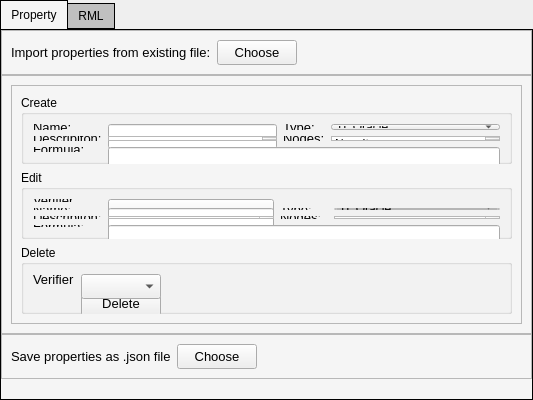
         <widget class="QTabWidget" name="tabWidget">
          <property name="styleSheet">
           <string notr="true">QTabWidget::pane {
    border: 1px solid black;
    background:#F5F5F5;
}

QTabWidget::tab-bar:bottom {
    bottom: 1px;
}

QTabWidget::tab-bar:left {
    right: 1px;
}

QTabWidget::tab-bar:right {
    left: 1px;
}

QTabBar::tab {
    border: 1px solid black;
}

QTabBar::tab:selected {
background-color: #F5F5F5;
}

QTabBar::tab:!selected {
    background: silver;
}

QTabBar::tab:!selected:hover {
    background: #999;
}

QTabBar::tab:top:!selected {
    margin-top: 3px;
}

QTabBar::tab:bottom:!selected {
    margin-bottom: 3px;
}

QTabBar::tab:top, QTabBar::tab:bottom {
    min-width: 8ex;
    margin-right: -1px;
    padding: 5px 10px 5px 10px;
}

QTabBar::tab:top:selected {
    border-bottom-color: none;
}

QTabBar::tab:bottom:selected {
    border-top-color: none;
}

QTabBar::tab:top:last, QTabBar::tab:bottom:last,
QTabBar::tab:top:only-one, QTabBar::tab:bottom:only-one {
    margin-right: 0;
}

QTabBar::tab:left:!selected {
    margin-right: 3px;
}

QTabBar::tab:right:!selected {
    margin-left: 3px;
}

QTabBar::tab:left, QTabBar::tab:right {
    min-height: 8ex;
    margin-bottom: -1px;
    padding: 10px 5px 10px 5px;
}

QTabBar::tab:left:selected {
    border-left-color: none;
}

QTabBar::tab:right:selected {
    border-right-color: none;
}
</string>
          </property>
          <property name="currentIndex">
           <number>0</number>
          </property>
          <widget class="QWidget" name="W_VerifierTLPage">
           <attribute name="title">
            <string>Property</string>
           </attribute>
           <layout class="QVBoxLayout" name="verticalLayout_16">
            <property name="spacing">
             <number>0</number>
            </property>
            <property name="leftMargin">
             <number>0</number>
            </property>
            <property name="topMargin">
             <number>0</number>
            </property>
            <property name="rightMargin">
             <number>0</number>
            </property>
            <property name="bottomMargin">
             <number>20</number>
            </property>
            <item>
             <widget class="QFrame" name="frame_14">
              <property name="frameShape">
               <enum>QFrame::StyledPanel</enum>
              </property>
              <property name="frameShadow">
               <enum>QFrame::Raised</enum>
              </property>
              <layout class="QHBoxLayout" name="horizontalLayout_8">
               <item>
                <widget class="QLabel" name="label_3">
                 <property name="font">
                  <font>
                   <pointsize>10</pointsize>
                  </font>
                 </property>
                 <property name="text">
                  <string>Import properties from existing file:</string>
                 </property>
                </widget>
               </item>
               <item>
                <widget class="QPushButton" name="pushButton">
                 <property name="minimumSize">
                  <size>
                   <width>0</width>
                   <height>25</height>
                  </size>
                 </property>
                 <property name="maximumSize">
                  <size>
                   <width>16777215</width>
                   <height>25</height>
                  </size>
                 </property>
                 <property name="font">
                  <font>
                   <pointsize>10</pointsize>
                  </font>
                 </property>
                 <property name="text">
                  <string>Choose</string>
                 </property>
                </widget>
               </item>
               <item>
                <spacer name="horizontalSpacer_8">
                 <property name="orientation">
                  <enum>Qt::Horizontal</enum>
                 </property>
                 <property name="sizeHint" stdset="0">
                  <size>
                   <width>40</width>
                   <height>20</height>
                  </size>
                 </property>
                </spacer>
               </item>
              </layout>
             </widget>
            </item>
            <item>
             <widget class="QFrame" name="frame_16">
              <property name="frameShape">
               <enum>QFrame::StyledPanel</enum>
              </property>
              <property name="frameShadow">
               <enum>QFrame::Raised</enum>
              </property>
              <layout class="QVBoxLayout" name="verticalLayout_17">
               <item>
                <widget class="QFrame" name="frame_19">
                 <property name="frameShape">
                  <enum>QFrame::StyledPanel</enum>
                 </property>
                 <property name="frameShadow">
                  <enum>QFrame::Raised</enum>
                 </property>
                 <layout class="QVBoxLayout" name="verticalLayout_18">
                  <item>
                   <widget class="QGroupBox" name="groupBox">
                    <property name="title">
                     <string>Create</string>
                    </property>
                    <layout class="QGridLayout" name="gridLayout_2">
                     <item row="0" column="0">
                      <widget class="QLabel" name="label">
                       <property name="minimumSize">
                        <size>
                         <width>0</width>
                         <height>0</height>
                        </size>
                       </property>
                       <property name="maximumSize">
                        <size>
                         <width>16777215</width>
                         <height>25</height>
                        </size>
                       </property>
                       <property name="font">
                        <font>
                         <pointsize>10</pointsize>
                        </font>
                       </property>
                       <property name="text">
                        <string>Name:</string>
                       </property>
                      </widget>
                     </item>
                     <item row="1" column="0">
                      <widget class="QLabel" name="label_6">
                       <property name="minimumSize">
                        <size>
                         <width>0</width>
                         <height>0</height>
                        </size>
                       </property>
                       <property name="maximumSize">
                        <size>
                         <width>16777215</width>
                         <height>25</height>
                        </size>
                       </property>
                       <property name="font">
                        <font>
                         <pointsize>10</pointsize>
                        </font>
                       </property>
                       <property name="text">
                        <string>Descripiton:</string>
                       </property>
                      </widget>
                     </item>
                     <item row="0" column="1">
                      <widget class="QLineEdit" name="lineEdit">
                       <property name="minimumSize">
                        <size>
                         <width>0</width>
                         <height>25</height>
                        </size>
                       </property>
                       <property name="maximumSize">
                        <size>
                         <width>16777215</width>
                         <height>25</height>
                        </size>
                       </property>
                       <property name="font">
                        <font>
                         <pointsize>10</pointsize>
                        </font>
                       </property>
                      </widget>
                     </item>
                     <item row="2" column="1" colspan="3">
                      <widget class="QLineEdit" name="lineEdit_3">
                       <property name="minimumSize">
                        <size>
                         <width>0</width>
                         <height>25</height>
                        </size>
                       </property>
                       <property name="maximumSize">
                        <size>
                         <width>16777215</width>
                         <height>25</height>
                        </size>
                       </property>
                       <property name="font">
                        <font>
                         <pointsize>10</pointsize>
                        </font>
                       </property>
                      </widget>
                     </item>
                     <item row="1" column="1">
                      <widget class="QPlainTextEdit" name="plainTextEdit">
                       <property name="minimumSize">
                        <size>
                         <width>0</width>
                         <height>0</height>
                        </size>
                       </property>
                       <property name="maximumSize">
                        <size>
                         <width>16777215</width>
                         <height>50</height>
                        </size>
                       </property>
                       <property name="font">
                        <font>
                         <pointsize>10</pointsize>
                        </font>
                       </property>
                      </widget>
                     </item>
                     <item row="2" column="0">
                      <widget class="QLabel" name="label_7">
                       <property name="minimumSize">
                        <size>
                         <width>0</width>
                         <height>0</height>
                        </size>
                       </property>
                       <property name="maximumSize">
                        <size>
                         <width>16777215</width>
                         <height>25</height>
                        </size>
                       </property>
                       <property name="font">
                        <font>
                         <pointsize>10</pointsize>
                        </font>
                       </property>
                       <property name="text">
                        <string>Formula:</string>
                       </property>
                      </widget>
                     </item>
                     <item row="0" column="4">
                      <spacer name="horizontalSpacer_11">
                       <property name="orientation">
                        <enum>Qt::Horizontal</enum>
                       </property>
                       <property name="sizeHint" stdset="0">
                        <size>
                         <width>40</width>
                         <height>20</height>
                        </size>
                       </property>
                      </spacer>
                     </item>
                     <item row="1" column="2">
                      <widget class="QLabel" name="label_8">
                       <property name="minimumSize">
                        <size>
                         <width>0</width>
                         <height>0</height>
                        </size>
                       </property>
                       <property name="maximumSize">
                        <size>
                         <width>16777215</width>
                         <height>25</height>
                        </size>
                       </property>
                       <property name="font">
                        <font>
                         <pointsize>10</pointsize>
                        </font>
                       </property>
                       <property name="text">
                        <string>Nodes:</string>
                       </property>
                      </widget>
                     </item>
                     <item row="0" column="2">
                      <widget class="QLabel" name="label_13">
                       <property name="font">
                        <font>
                         <pointsize>10</pointsize>
                        </font>
                       </property>
                       <property name="text">
                        <string>Type:</string>
                       </property>
                      </widget>
                     </item>
                     <item row="1" column="3">
                      <widget class="QListWidget" name="listWidget">
                       <property name="maximumSize">
                        <size>
                         <width>16777215</width>
                         <height>50</height>
                        </size>
                       </property>
                       <property name="selectionMode">
                        <enum>QAbstractItemView::MultiSelection</enum>
                       </property>
                       <item>
                        <property name="text">
                         <string>New Item</string>
                        </property>
                       </item>
                       <item>
                        <property name="text">
                         <string>New Item</string>
                        </property>
                       </item>
                       <item>
                        <property name="text">
                         <string>New Item</string>
                        </property>
                       </item>
                       <item>
                        <property name="text">
                         <string>New Item</string>
                        </property>
                       </item>
                       <item>
                        <property name="text">
                         <string>New Item</string>
                        </property>
                       </item>
                       <item>
                        <property name="text">
                         <string>New Item</string>
                        </property>
                       </item>
                       <item>
                        <property name="text">
                         <string>New Item</string>
                        </property>
                       </item>
                      </widget>
                     </item>
                     <item row="0" column="3">
                      <widget class="QComboBox" name="comboBox_3">
                       <property name="font">
                        <font>
                         <pointsize>9</pointsize>
                        </font>
                       </property>
                       <item>
                        <property name="text">
                         <string>TL Oracle</string>
                        </property>
                       </item>
                       <item>
                        <property name="text">
                         <string>RML Oracle</string>
                        </property>
                       </item>
                      </widget>
                     </item>
                    </layout>
                   </widget>
                  </item>
                  <item>
                   <widget class="QGroupBox" name="groupBox_2">
                    <property name="title">
                     <string>Edit</string>
                    </property>
                    <layout class="QGridLayout" name="gridLayout_3">
                     <item row="0" column="0">
                      <widget class="QLabel" name="label_2">
                       <property name="minimumSize">
                        <size>
                         <width>0</width>
                         <height>0</height>
                        </size>
                       </property>
                       <property name="maximumSize">
                        <size>
                         <width>16777215</width>
                         <height>25</height>
                        </size>
                       </property>
                       <property name="font">
                        <font>
                         <pointsize>10</pointsize>
                        </font>
                       </property>
                       <property name="text">
                        <string>Verifier</string>
                       </property>
                      </widget>
                     </item>
                     <item row="0" column="1">
                      <widget class="QComboBox" name="comboBox_2">
                       <property name="minimumSize">
                        <size>
                         <width>0</width>
                         <height>25</height>
                        </size>
                       </property>
                       <property name="maximumSize">
                        <size>
                         <width>16777215</width>
                         <height>25</height>
                        </size>
                       </property>
                       <property name="font">
                        <font>
                         <pointsize>9</pointsize>
                        </font>
                       </property>
                      </widget>
                     </item>
                     <item row="2" column="0">
                      <widget class="QLabel" name="label_11">
                       <property name="minimumSize">
                        <size>
                         <width>0</width>
                         <height>0</height>
                        </size>
                       </property>
                       <property name="maximumSize">
                        <size>
                         <width>16777215</width>
                         <height>25</height>
                        </size>
                       </property>
                       <property name="font">
                        <font>
                         <pointsize>10</pointsize>
                        </font>
                       </property>
                       <property name="text">
                        <string>Descripiton:</string>
                       </property>
                      </widget>
                     </item>
                     <item row="1" column="1">
                      <widget class="QLineEdit" name="lineEdit_2">
                       <property name="minimumSize">
                        <size>
                         <width>0</width>
                         <height>25</height>
                        </size>
                       </property>
                       <property name="maximumSize">
                        <size>
                         <width>16777215</width>
                         <height>25</height>
                        </size>
                       </property>
                       <property name="font">
                        <font>
                         <pointsize>10</pointsize>
                        </font>
                       </property>
                      </widget>
                     </item>
                     <item row="2" column="1">
                      <widget class="QPlainTextEdit" name="plainTextEdit_2">
                       <property name="maximumSize">
                        <size>
                         <width>16777215</width>
                         <height>50</height>
                        </size>
                       </property>
                       <property name="font">
                        <font>
                         <pointsize>10</pointsize>
                        </font>
                       </property>
                      </widget>
                     </item>
                     <item row="3" column="0">
                      <widget class="QLabel" name="label_12">
                       <property name="minimumSize">
                        <size>
                         <width>0</width>
                         <height>0</height>
                        </size>
                       </property>
                       <property name="maximumSize">
                        <size>
                         <width>16777215</width>
                         <height>25</height>
                        </size>
                       </property>
                       <property name="font">
                        <font>
                         <pointsize>10</pointsize>
                        </font>
                       </property>
                       <property name="text">
                        <string>Formula:</string>
                       </property>
                      </widget>
                     </item>
                     <item row="1" column="0">
                      <widget class="QLabel" name="label_9">
                       <property name="minimumSize">
                        <size>
                         <width>0</width>
                         <height>0</height>
                        </size>
                       </property>
                       <property name="maximumSize">
                        <size>
                         <width>16777215</width>
                         <height>25</height>
                        </size>
                       </property>
                       <property name="font">
                        <font>
                         <pointsize>10</pointsize>
                        </font>
                       </property>
                       <property name="text">
                        <string>Name:</string>
                       </property>
                      </widget>
                     </item>
                     <item row="1" column="5">
                      <spacer name="horizontalSpacer_12">
                       <property name="orientation">
                        <enum>Qt::Horizontal</enum>
                       </property>
                       <property name="sizeHint" stdset="0">
                        <size>
                         <width>40</width>
                         <height>20</height>
                        </size>
                       </property>
                      </spacer>
                     </item>
                     <item row="3" column="1" colspan="4">
                      <widget class="QLineEdit" name="lineEdit_4">
                       <property name="minimumSize">
                        <size>
                         <width>0</width>
                         <height>25</height>
                        </size>
                       </property>
                       <property name="maximumSize">
                        <size>
                         <width>16777215</width>
                         <height>25</height>
                        </size>
                       </property>
                       <property name="font">
                        <font>
                         <pointsize>10</pointsize>
                        </font>
                       </property>
                      </widget>
                     </item>
                     <item row="2" column="2">
                      <widget class="QLabel" name="label_10">
                       <property name="minimumSize">
                        <size>
                         <width>0</width>
                         <height>0</height>
                        </size>
                       </property>
                       <property name="maximumSize">
                        <size>
                         <width>16777215</width>
                         <height>25</height>
                        </size>
                       </property>
                       <property name="font">
                        <font>
                         <pointsize>10</pointsize>
                        </font>
                       </property>
                       <property name="text">
                        <string>Nodes:</string>
                       </property>
                      </widget>
                     </item>
                     <item row="2" column="4">
                      <widget class="QListWidget" name="listWidget_2">
                       <property name="maximumSize">
                        <size>
                         <width>16777215</width>
                         <height>50</height>
                        </size>
                       </property>
                       <property name="selectionMode">
                        <enum>QAbstractItemView::MultiSelection</enum>
                       </property>
                       <item>
                        <property name="text">
                         <string>New Item</string>
                        </property>
                       </item>
                       <item>
                        <property name="text">
                         <string>New Item</string>
                        </property>
                       </item>
                       <item>
                        <property name="text">
                         <string>New Item</string>
                        </property>
                       </item>
                       <item>
                        <property name="text">
                         <string>New Item</string>
                        </property>
                       </item>
                       <item>
                        <property name="text">
                         <string>New Item</string>
                        </property>
                       </item>
                       <item>
                        <property name="text">
                         <string>New Item</string>
                        </property>
                       </item>
                       <item>
                        <property name="text">
                         <string>New Item</string>
                        </property>
                       </item>
                      </widget>
                     </item>
                     <item row="1" column="2">
                      <widget class="QLabel" name="label_14">
                       <property name="font">
                        <font>
                         <pointsize>10</pointsize>
                        </font>
                       </property>
                       <property name="text">
                        <string>Type:</string>
                       </property>
                      </widget>
                     </item>
                     <item row="1" column="4">
                      <widget class="QComboBox" name="comboBox_4">
                       <property name="font">
                        <font>
                         <pointsize>9</pointsize>
                        </font>
                       </property>
                       <item>
                        <property name="text">
                         <string>TL Oracle</string>
                        </property>
                       </item>
                       <item>
                        <property name="text">
                         <string>RML Oracle</string>
                        </property>
                       </item>
                      </widget>
                     </item>
                    </layout>
                   </widget>
                  </item>
                  <item>
                   <widget class="QGroupBox" name="groupBox_3">
                    <property name="title">
                     <string>Delete</string>
                    </property>
                    <layout class="QGridLayout" name="gridLayout_4">
                     <item row="0" column="2">
                      <spacer name="horizontalSpacer_9">
                       <property name="orientation">
                        <enum>Qt::Horizontal</enum>
                       </property>
                       <property name="sizeHint" stdset="0">
                        <size>
                         <width>40</width>
                         <height>20</height>
                        </size>
                       </property>
                      </spacer>
                     </item>
                     <item row="1" column="1">
                      <widget class="QPushButton" name="pushButton_2">
                       <property name="minimumSize">
                        <size>
                         <width>0</width>
                         <height>25</height>
                        </size>
                       </property>
                       <property name="maximumSize">
                        <size>
                         <width>16777215</width>
                         <height>25</height>
                        </size>
                       </property>
                       <property name="font">
                        <font>
                         <pointsize>10</pointsize>
                        </font>
                       </property>
                       <property name="text">
                        <string>Delete</string>
                       </property>
                      </widget>
                     </item>
                     <item row="0" column="0">
                      <widget class="QLabel" name="label_4">
                       <property name="minimumSize">
                        <size>
                         <width>0</width>
                         <height>0</height>
                        </size>
                       </property>
                       <property name="maximumSize">
                        <size>
                         <width>16777215</width>
                         <height>25</height>
                        </size>
                       </property>
                       <property name="font">
                        <font>
                         <pointsize>10</pointsize>
                        </font>
                       </property>
                       <property name="text">
                        <string>Verifier</string>
                       </property>
                      </widget>
                     </item>
                     <item row="0" column="1">
                      <widget class="QComboBox" name="comboBox">
                       <property name="minimumSize">
                        <size>
                         <width>0</width>
                         <height>25</height>
                        </size>
                       </property>
                       <property name="maximumSize">
                        <size>
                         <width>16777215</width>
                         <height>25</height>
                        </size>
                       </property>
                       <property name="font">
                        <font>
                         <pointsize>9</pointsize>
                        </font>
                       </property>
                      </widget>
                     </item>
                    </layout>
                   </widget>
                  </item>
                 </layout>
                </widget>
               </item>
              </layout>
             </widget>
            </item>
            <item>
             <widget class="QFrame" name="frame_17">
              <property name="frameShape">
               <enum>QFrame::StyledPanel</enum>
              </property>
              <property name="frameShadow">
               <enum>QFrame::Raised</enum>
              </property>
              <layout class="QHBoxLayout" name="horizontalLayout_11">
               <item>
                <widget class="QLabel" name="label_5">
                 <property name="font">
                  <font>
                   <pointsize>10</pointsize>
                  </font>
                 </property>
                 <property name="text">
                  <string>Save properties as .json file</string>
                 </property>
                </widget>
               </item>
               <item>
                <widget class="QPushButton" name="pushButton_3">
                 <property name="minimumSize">
                  <size>
                   <width>0</width>
                   <height>25</height>
                  </size>
                 </property>
                 <property name="maximumSize">
                  <size>
                   <width>16777215</width>
                   <height>25</height>
                  </size>
                 </property>
                 <property name="font">
                  <font>
                   <pointsize>10</pointsize>
                  </font>
                 </property>
                 <property name="text">
                  <string>Choose</string>
                 </property>
                </widget>
               </item>
               <item>
                <spacer name="horizontalSpacer_10">
                 <property name="orientation">
                  <enum>Qt::Horizontal</enum>
                 </property>
                 <property name="sizeHint" stdset="0">
                  <size>
                   <width>40</width>
                   <height>20</height>
                  </size>
                 </property>
                </spacer>
               </item>
              </layout>
             </widget>
            </item>
            <item>
             <spacer name="verticalSpacer_9">
              <property name="orientation">
               <enum>Qt::Vertical</enum>
              </property>
              <property name="sizeHint" stdset="0">
               <size>
                <width>20</width>
                <height>40</height>
               </size>
              </property>
             </spacer>
            </item>
           </layout>
          </widget>
          <widget class="QWidget" name="W_VerifierRMLPage">
           <attribute name="title">
            <string>RML</string>
           </attribute>
          </widget>
         </widget>
